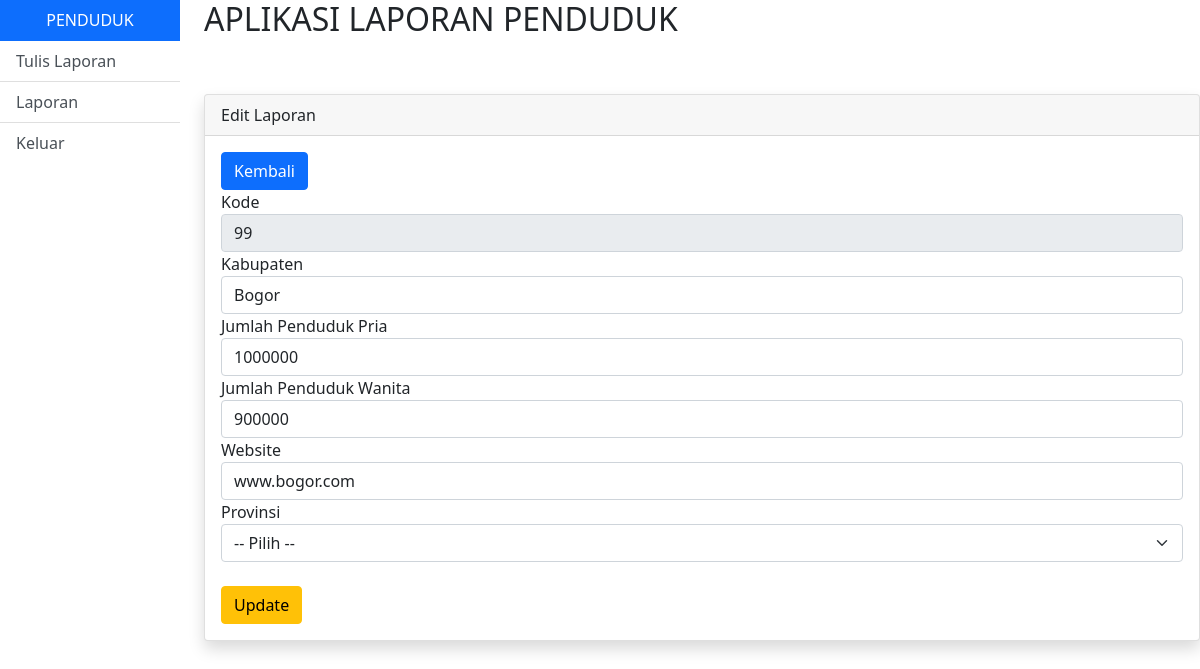
The app's page /project/edit_laporan.php?prop_id=46 with its own data.
### tables this page shows
CREATE TABLE `info_penduduk_propinsi` (
  `prop_id` int(11) NOT NULL,
  `prop_kode` varchar(2) NOT NULL,
  `ibukota` varchar(100) NOT NULL,
  `prop_nama` varchar(100) NOT NULL,
  `prop_jml_penduduk_pria` bigint(20) NOT NULL DEFAULT 0,
  `prop_jml_penduduk_wanita` bigint(20) NOT NULL DEFAULT 0,
  `prop_website` varchar(100) DEFAULT NULL
);

### project/edit_laporan.php (the view, shortened to what this page needs)
<!DOCTYPE html>
<html lang="en">
<head>
    <link href="css/bootstrap.css" rel="stylesheet">
</head>
<body>
  <div class="row">
            <div class="col-md-2">
                <div class="list-group-flush">
                    <a href="home.php" class="list-group-item list-group-item-action active text-center">
                    PENDUDUK
                    </a>
                    <a href="tulis_laporan.php" class="list-group-item list-group-item-action">
                    Tulis Laporan
                    </a>
                    <a href="index.php" class="list-group-item list-group-item-action">
                    Laporan</a>
                    <a href="logout.php" class="list-group-item list-group-item-action">
                    Keluar</a>
                </div>
            </div>
            <div class="col-md-10">
           <h2>APLIKASI LAPORAN PENDUDUK</h2>
           <br><br>
            <div class="card shadow">
            <div class="card-header">
              Edit Laporan
            </div>
            <div class="card-body">
            <div>
            <a href="index.php" class="btn btn-primary">
            Kembali
            </a>
            </div>
            <?php
                $koneksi = mysqli_connect("localhost","root","","jmc") or die (mysqli_connect_error());
                $sql=mysqli_query($koneksi,"select * from info_penduduk_propinsi where prop_id='$_GET[prop_id]' ");
                if($data=mysqli_fetch_array($sql))
                {
                    ?>
              <form method="post" action="update_laporan.php"  enctype="multipart/form-data">
                <div>
                  Kode
                  <input type="text" name="prop_kode" class="form-control" value="<?php echo $data['prop_kode']; ?>" readonly>
                </div>
                <div>
                  Kabupaten
                  <input type="text" name="ibukota" class="form-control" value="<?php echo $data['ibukota']; ?>">
                </div>
                <div>
                  Jumlah Penduduk Pria
                  <input type="text" name="prop_jml_penduduk_pria" class="form-control" value="<?php echo $data['prop_jml_penduduk_pria']; ?>">
                </div>
                <div>
                  Jumlah Penduduk Wanita
                  <input type="text" name="prop_jml_penduduk_wanita" class="form-control" value="<?php echo $data['prop_jml_penduduk_wanita']; ?>">
                </div>
                <div>
                  Website
                  <input type="text" name="prop_website" class="form-control" value="<?php echo $data['prop_website']; ?>">
                </div>
                <div>
                  Provinsi
                <select class="form-select" aria-label="Default select example" name="prop_nama" requied value="<?php echo $data['prop_nama']; ?>">
                    <option value="">-- Pilih --</option>
                </select></div><br>
                <div>
                  <input type="submit" value="Update" class="btn btn-warning">
                </div>
              </form>
              <?php } ?>
</body>
</html>

### records on screen
info_penduduk_propinsi: prop_kode "99", ibukota "Bogor", prop_jml_penduduk_pria "1000000", prop_jml_penduduk_wanita "900000", prop_website "www.bogor.com"
